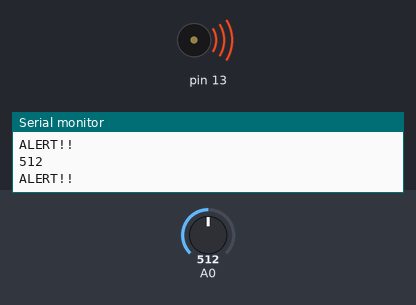
Simulated run of this sketch. Board: Arduino Uno, built with avr-gcc and run on an emulated ATmega328P. On the bench: buzzer (waves = sounding), the last lines printed to the serial monitor. The test bench sets the inputs (shaded band); at power-on: A0 = 512.

Above: at 5.8 s.
5.9 s: A0 set to 290
At 8.2 s:
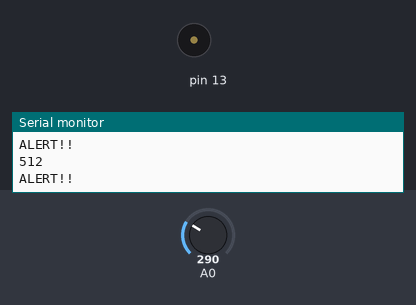
11.9 s: A0 set to 318
At 15.5 s:
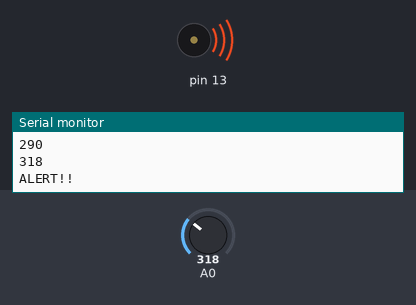
22.7 s: A0 set to 122
At 23.5 s:
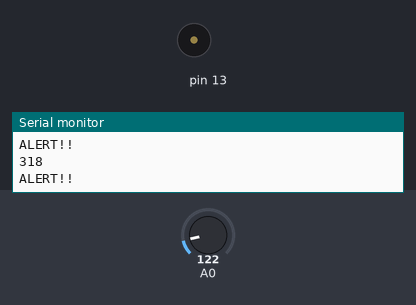
28.7 s: A0 set to 306
At 30.5 s:
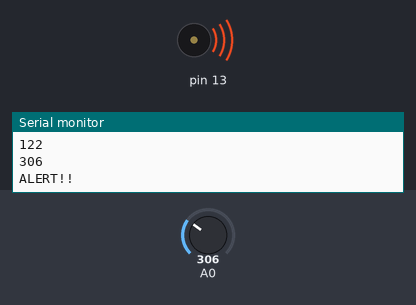
Timing chart, 0 to 38.5 s (numbered marks = the images above; inputs shaded):
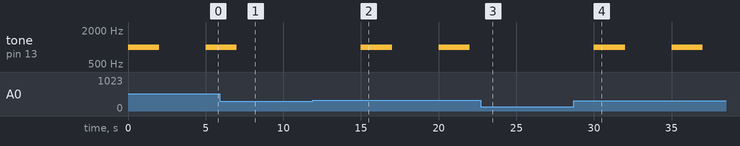

Measured:
- the behaviour switches between 300 and 301 on A0 (found by bisection; images 1 and 2)
- after the input at 5.9 s, tone on pin 13: goes on until 7.0 s, then stays silent
- after the input at 11.9 s, tone on pin 13: alternates 1000 Hz for 2.0 s and silent for 3.0 s, starting after 3.1 s
- after the input at 22.7 s, tone on pin 13: stays silent (without the input it goes to 1000 Hz after 2.3 s)
- after the input at 28.7 s, tone on pin 13: alternates 1000 Hz for 2.0 s and silent for 3.0 s, starting after 1.3 s

The sketch:

gasBuzzer.ino
```cpp
void setup()
{
  Serial.begin(9600);
  pinMode(13, OUTPUT);
}

void loop()
{
  int sensorInput=analogRead(A0);
  Serial.println(sensorInput);
  if(sensorInput>300){
    Serial.println("ALERT!!");
    tone(13,1000,2000);
  }
  delay(5000);
}
```
